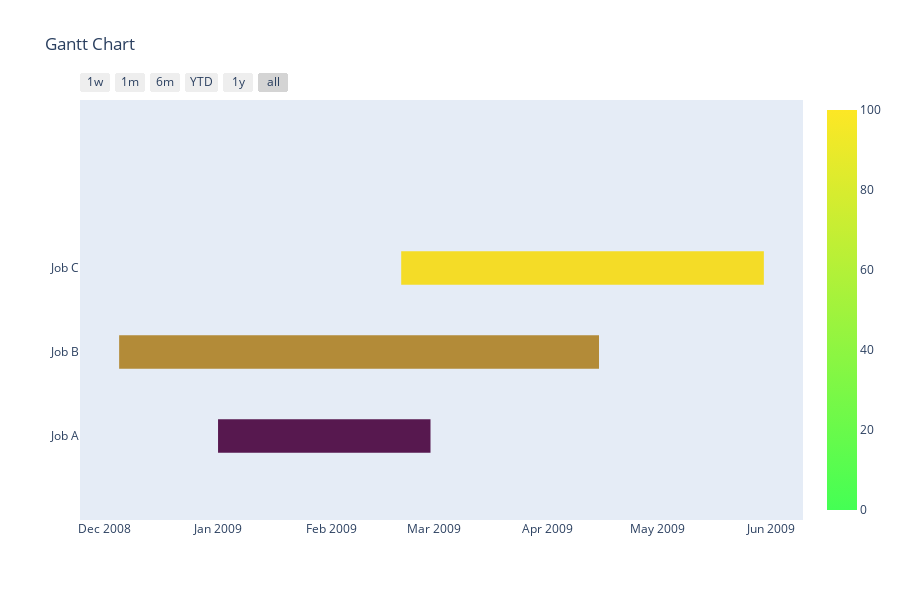

Here is the notebook cell this chart was saved with:
### Markdown cell above
<h4 id="Index-by-Numeric-Variable">Index by Numeric Variable<a class="anchor-link" href="#Index-by-Numeric-Variable">¶</a></h4>

### Code cell
import plotly.figure_factory as ff

df = [dict(Task="Job A", Start='2009-01-01', Finish='2009-02-28', Complete=10),
      dict(Task="Job B", Start='2008-12-05', Finish='2009-04-15', Complete=60),
      dict(Task="Job C", Start='2009-02-20', Finish='2009-05-30', Complete=95)]

fig = ff.create_gantt(df, colors='Viridis', index_col='Complete', show_colorbar=True)
fig.show()

### Figure 1 — Plotly figure (JSON) as saved in the notebook; plotly's stock layout.template omitted (floating-point values rounded to 4 significant figures)
{"data": [{"fill": "toself", "fillcolor": "rgb(179.0, 139.0, 55.8)", "hoverinfo": "name", "legendgroup": "rgb(179.0, 139.0, 55.8)", "mode": "none", "name": "60", "showlegend": false, "type": "scatter", "x": ["2008-12-05", "2009-04-15", "2009-04-15", "2008-12-05"], "y": [0.8, 0.8, 1.2, 1.2]}, {"fill": "toself", "fillcolor": "rgb(243.75, 219.5, 39.35)", "hoverinfo": "name", "legendgroup": "rgb(243.75, 219.5, 39.35)", "mode": "none", "name": "95", "showlegend": false, "type": "scatter", "x": ["2009-02-20", "2009-05-30", "2009-05-30", "2009-02-20"], "y": [1.8, 1.8, 2.2, 2.2]}, {"fill": "toself", "fillcolor": "rgb(86.5, 24.0, 79.3)", "hoverinfo": "name", "legendgroup": "rgb(86.5, 24.0, 79.3)", "mode": "none", "name": "10", "showlegend": false, "type": "scatter", "x": ["2009-01-01", "2009-02-28", "2009-02-28", "2009-01-01"], "y": [-0.2, -0.2, 0.2, 0.2]}, {"legendgroup": "rgb(179.0, 139.0, 55.8)", "marker": {"color": "rgb(179.0, 139.0, 55.8)", "opacity": 0, "size": 1}, "mode": "markers", "name": "", "showlegend": false, "text": [null, null], "type": "scatter", "x": ["2008-12-05", "2009-04-15"], "y": [1, 1]}, {"legendgroup": "rgb(243.75, 219.5, 39.35)", "marker": {"color": "rgb(243.75, 219.5, 39.35)", "opacity": 0, "size": 1}, "mode": "markers", "name": "", "showlegend": false, "text": [null, null], "type": "scatter", "x": ["2009-02-20", "2009-05-30"], "y": [2, 2]}, {"legendgroup": "rgb(86.5, 24.0, 79.3)", "marker": {"cmax": 100, "cmin": 0, "color": "rgb(86.5, 24.0, 79.3)", "colorscale": [[0, "rgb(68.0, 1.0, 84.0)"], [1, "rgb(253.0, 231.0, 37.0)"]], "opacity": 0, "showscale": true, "size": 1}, "mode": "markers", "name": "", "showlegend": false, "text": [null, null], "type": "scatter", "x": ["2009-01-01", "2009-02-28"], "y": [0, 0]}], "layout": {"height": 600, "hovermode": "closest", "showlegend": false, "title": {"text": "Gantt Chart"}, "xaxis": {"rangeselector": {"buttons": [{"count": 7, "label": "1w", "step": "day", "stepmode": "backward"}, {"count": 1, "label": "1m", "step": "month", "stepmode": "backward"}, {"count": 6, "label": "6m", "step": "month", "stepmode": "backward"}, {"count": 1, "label": "YTD", "step": "year", "stepmode": "todate"}, {"count": 1, "label": "1y", "step": "year", "stepmode": "backward"}, {"step": "all"}]}, "showgrid": false, "type": "date", "zeroline": false}, "yaxis": {"autorange": false, "range": [-1, 4], "showgrid": false, "ticktext": ["Job A", "Job B", "Job C"], "tickvals": [0, 1, 2], "zeroline": false}}}
